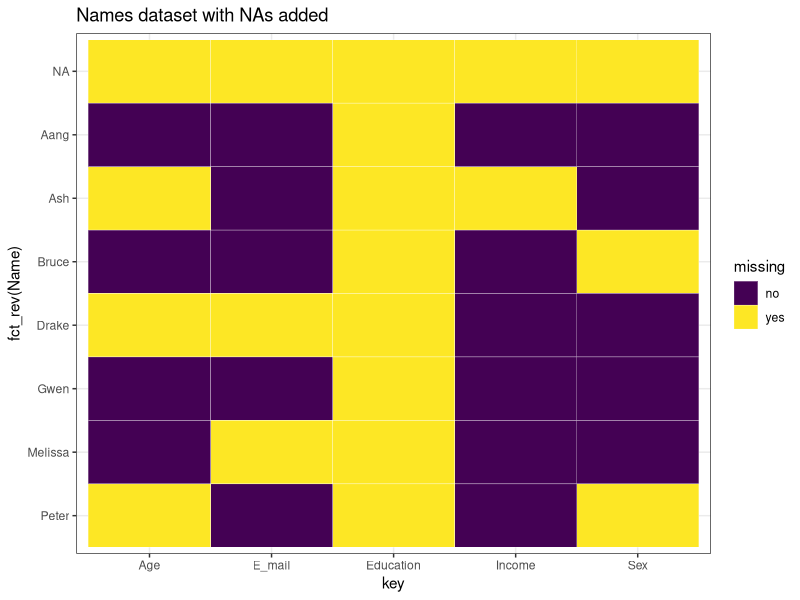
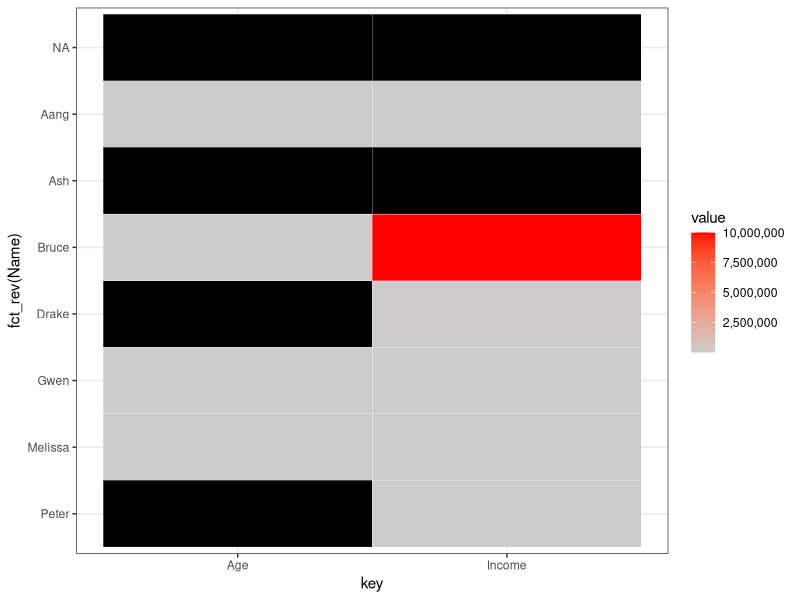
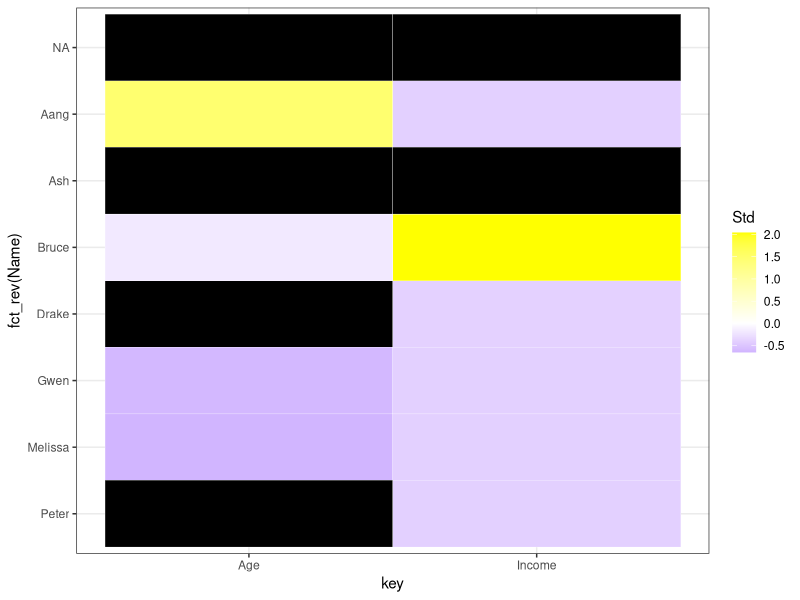
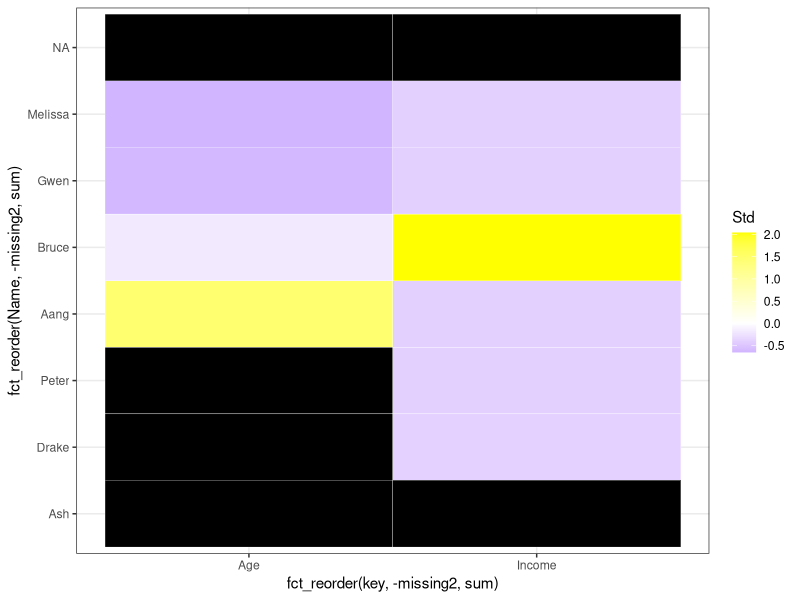
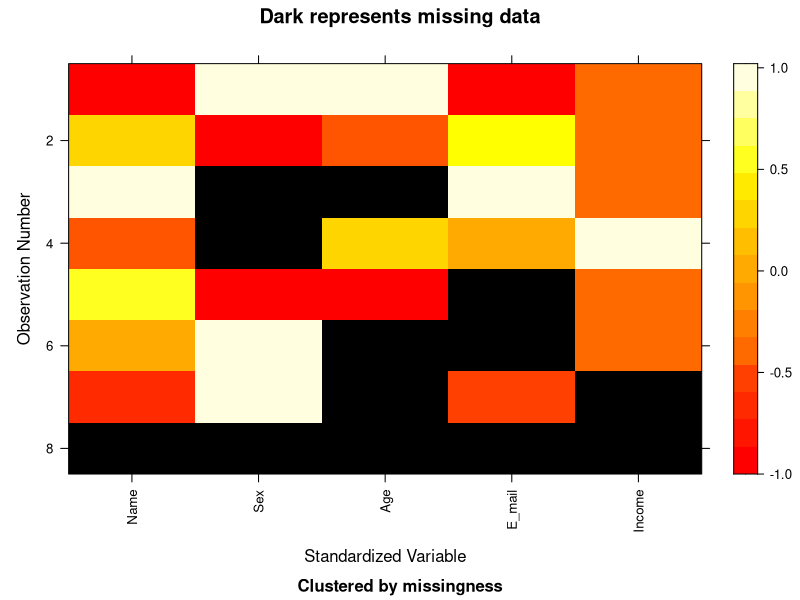

Write R code to recreate these figures, in order.
## ---- chunk 1
library(tidyverse)
library(scales)
Name <- c("Melissa", "Peter", "Aang", "Drake", "Bruce", "Gwen", "Ash",NA)
Sex <- c("Female", NA, "Male", "Male", NA, "Female", "Male",NA)
Age <- c(27, NA, 110, NA, 45, 28, NA, NA)
E_mail <- c(NA, "peter.parker@esu.edu", "aang@avatars.com", NA, "bruce.wayne@wayne.org", "gwen.stacy@esu.edu", "ash.ketchum@pokemon.com", NA)
Education <- c(NA, NA, NA, NA, NA, NA, NA, NA)
Income <- c(10000, 7500, 1000, 50000, 10000000, 23000, NA, NA)
data <- data.frame(Name, Sex, Age, E_mail, Education, Income)
## ---- chunk 2
library(knitr)
kable(data)
## ---- chunk 3
colSums(is.na(data))
## ---- chunk 4
rowSums(is.na(data))
## ---- chunk 5
colMeans(is.na(data))
## ---- chunk 6
rowMeans(is.na(data))
## ---- chunk 7
tidy_names <- data %>% 
  gather(key, value, -Name) %>% 
  mutate(missing = ifelse(is.na(value), "yes", "no"))
## ---- chunk 8
ggplot(tidy_names, aes(x = key, y = fct_rev(Name), fill = missing)) +
  geom_tile(color = "white") + 
  ggtitle("Names dataset with NAs added") +
  scale_fill_viridis_d() +
  theme_bw()
## ---- chunk 9
library(scales) # for legend
# Select columns having numeric values
numeric_col_names <- colnames(select_if(data, is.numeric))
filtered_for_numeric <- tidy_names[tidy_names$key %in% numeric_col_names,]
filtered_for_numeric$value <- as.integer(filtered_for_numeric$value)
# Use label=comma to remove scientific notation
ggplot(data = filtered_for_numeric, aes(x = key, y = fct_rev(Name), fill = value)) +
  geom_tile(color = "white") + 
  scale_fill_gradient(low = "grey80", high = "red", na.value = "black", label=comma) + 
  theme_bw()
## ---- chunk 10
filtered_for_numeric <- filtered_for_numeric %>% 
  group_by(key) %>% 
  mutate(Std = (value-mean(value, na.rm = TRUE))/sd(value, na.rm = TRUE)) %>% 
  ungroup()

ggplot(filtered_for_numeric, aes(x = key, y = fct_rev(Name), fill = Std)) +
  geom_tile(color = "white") + 
  scale_fill_gradient2(low = "blue", mid = "white", high ="yellow", na.value = "black") + theme_bw()

## ---- chunk 11
# convert missing to numeric so it can be summed up
filtered_for_numeric <- filtered_for_numeric %>% 
  mutate(missing2 = ifelse(missing == "yes", 1, 0))

ggplot(filtered_for_numeric, aes(x = fct_reorder(key, -missing2, sum), y = fct_reorder(Name, -missing2, sum), fill = Std)) +
  geom_tile(color = "white") + 
  scale_fill_gradient2(low = "blue", mid = "white", high ="yellow", na.value = "black") + theme_bw()

## ---- chunk 12
library(mi)
x <- missing_data.frame(data)
image(x)
## ---- chunk 13
x@patterns
## ---- chunk 14
levels(x@patterns)
## ---- chunk 15
summary(x@patterns)
## ---- chunk 16
## Currently not on CRAN
## extracat::visna(data) 
## ---- chunk 17
## extracat::visna(data, sort = "r")
## ---- chunk 18
## extracat::visna(data, sort = "c")
## ---- chunk 19
## extracat::visna(data, sort = "b")
## ---- chunk 20
na.omit(data)
## ---- chunk 21
edu_data <- data[, !(colnames(data) %in% c("Education"))]
na.omit(edu_data)
